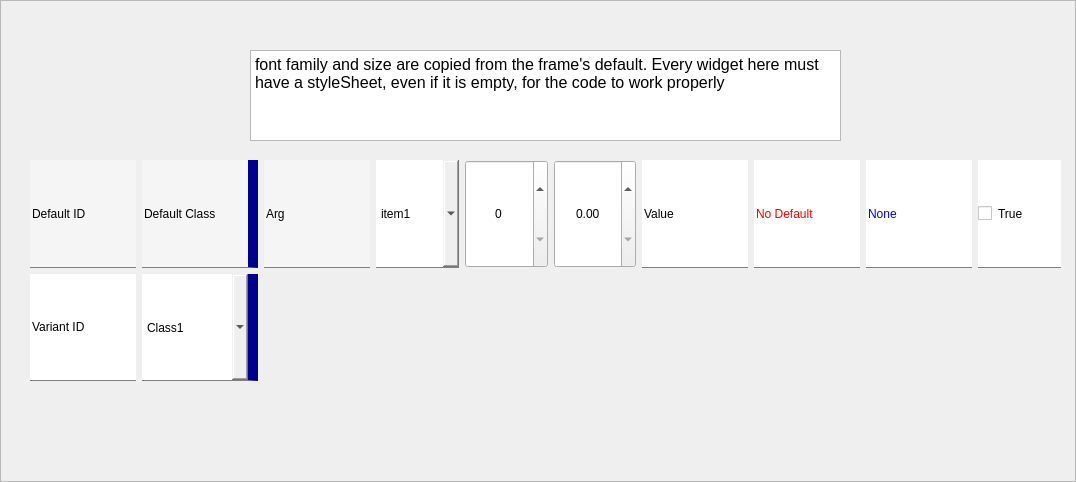
<?xml version="1.0" encoding="UTF-8"?>
<ui version="4.0">
 <class>Frame</class>
 <widget class="QFrame" name="Frame">
  <property name="geometry">
   <rect>
    <x>0</x>
    <y>0</y>
    <width>1076</width>
    <height>482</height>
   </rect>
  </property>
  <property name="windowTitle">
   <string>Frame</string>
  </property>
  <property name="frameShape">
   <enum>QFrame::StyledPanel</enum>
  </property>
  <property name="frameShadow">
   <enum>QFrame::Raised</enum>
  </property>
  <widget class="QWidget" name="gridLayoutWidget">
   <property name="geometry">
    <rect>
     <x>30</x>
     <y>160</y>
     <width>1031</width>
     <height>221</height>
    </rect>
   </property>
   <layout class="QGridLayout" name="gridLayout">
    <item row="1" column="1">
     <widget class="QComboBox" name="variant_class">
      <property name="sizePolicy">
       <sizepolicy hsizetype="Expanding" vsizetype="Expanding">
        <horstretch>0</horstretch>
        <verstretch>0</verstretch>
       </sizepolicy>
      </property>
      <property name="styleSheet">
       <string notr="true">QComboBox {
    border: none;
    border-right: 10px solid darkblue;
    border-bottom: 1px solid grey;
}</string>
      </property>
      <item>
       <property name="text">
        <string>Class1</string>
       </property>
      </item>
      <item>
       <property name="text">
        <string>Class2</string>
       </property>
      </item>
     </widget>
    </item>
    <item row="0" column="8">
     <widget class="QLineEdit" name="no_def">
      <property name="sizePolicy">
       <sizepolicy hsizetype="Expanding" vsizetype="Expanding">
        <horstretch>0</horstretch>
        <verstretch>0</verstretch>
       </sizepolicy>
      </property>
      <property name="styleSheet">
       <string notr="true">QLineEdit {
    color: #ff0000;
    border: none;
	border-bottom: 1px solid grey;
}</string>
      </property>
      <property name="text">
       <string>No Default</string>
      </property>
      <property name="clearButtonEnabled">
       <bool>false</bool>
      </property>
     </widget>
    </item>
    <item row="0" column="7">
     <widget class="QLineEdit" name="value">
      <property name="sizePolicy">
       <sizepolicy hsizetype="Expanding" vsizetype="Expanding">
        <horstretch>0</horstretch>
        <verstretch>0</verstretch>
       </sizepolicy>
      </property>
      <property name="styleSheet">
       <string notr="true">QLineEdit {
    border: none;
	border-bottom: 1px solid grey;
}</string>
      </property>
      <property name="text">
       <string>Value</string>
      </property>
      <property name="clearButtonEnabled">
       <bool>false</bool>
      </property>
     </widget>
    </item>
    <item row="0" column="1">
     <widget class="QLineEdit" name="default_class">
      <property name="sizePolicy">
       <sizepolicy hsizetype="Expanding" vsizetype="Expanding">
        <horstretch>0</horstretch>
        <verstretch>0</verstretch>
       </sizepolicy>
      </property>
      <property name="styleSheet">
       <string notr="true">QLineEdit {
    border: none;
    border-right: 10px solid darkblue;
	border-bottom: 1px solid grey;
	background-color: #f5f5f5;
}</string>
      </property>
      <property name="text">
       <string>Default Class</string>
      </property>
      <property name="frame">
       <bool>false</bool>
      </property>
     </widget>
    </item>
    <item row="0" column="3">
     <widget class="QComboBox" name="comboBox">
      <property name="sizePolicy">
       <sizepolicy hsizetype="Expanding" vsizetype="Expanding">
        <horstretch>0</horstretch>
        <verstretch>0</verstretch>
       </sizepolicy>
      </property>
      <property name="styleSheet">
       <string notr="true">QComboBox {
    border: none;
    border-bottom: 1px solid grey;
}</string>
      </property>
      <item>
       <property name="text">
        <string>item1</string>
       </property>
      </item>
      <item>
       <property name="text">
        <string>item2</string>
       </property>
      </item>
     </widget>
    </item>
    <item row="0" column="9">
     <widget class="QLineEdit" name="none">
      <property name="sizePolicy">
       <sizepolicy hsizetype="Expanding" vsizetype="Expanding">
        <horstretch>0</horstretch>
        <verstretch>0</verstretch>
       </sizepolicy>
      </property>
      <property name="styleSheet">
       <string notr="true">QLineEdit {
    border: none;
	border-bottom: 1px solid grey;
    color: rgb(0, 0, 255);
}</string>
      </property>
      <property name="text">
       <string>None</string>
      </property>
      <property name="clearButtonEnabled">
       <bool>false</bool>
      </property>
     </widget>
    </item>
    <item row="0" column="0">
     <widget class="QLineEdit" name="default_id">
      <property name="sizePolicy">
       <sizepolicy hsizetype="Expanding" vsizetype="Expanding">
        <horstretch>0</horstretch>
        <verstretch>0</verstretch>
       </sizepolicy>
      </property>
      <property name="styleSheet">
       <string notr="true">QLineEdit {
    border: none;
	border-bottom: 1px solid grey;
	background-color: #f5f5f5;
}
</string>
      </property>
      <property name="text">
       <string>Default ID</string>
      </property>
      <property name="clearButtonEnabled">
       <bool>false</bool>
      </property>
     </widget>
    </item>
    <item row="0" column="4">
     <widget class="QSpinBox" name="spinBox">
      <property name="sizePolicy">
       <sizepolicy hsizetype="Expanding" vsizetype="Expanding">
        <horstretch>0</horstretch>
        <verstretch>0</verstretch>
       </sizepolicy>
      </property>
      <property name="styleSheet">
       <string notr="true">QSpinBox{
}</string>
      </property>
      <property name="alignment">
       <set>Qt::AlignCenter</set>
      </property>
     </widget>
    </item>
    <item row="0" column="10">
     <widget class="QCheckBox" name="checkBox">
      <property name="sizePolicy">
       <sizepolicy hsizetype="Expanding" vsizetype="Expanding">
        <horstretch>0</horstretch>
        <verstretch>0</verstretch>
       </sizepolicy>
      </property>
      <property name="styleSheet">
       <string notr="true">QCheckBox{
	background: white;
	border-bottom: 1px solid grey;
}</string>
      </property>
      <property name="text">
       <string>True</string>
      </property>
     </widget>
    </item>
    <item row="0" column="2">
     <widget class="QLineEdit" name="arg">
      <property name="sizePolicy">
       <sizepolicy hsizetype="Expanding" vsizetype="Expanding">
        <horstretch>0</horstretch>
        <verstretch>0</verstretch>
       </sizepolicy>
      </property>
      <property name="styleSheet">
       <string notr="true">QLineEdit {
    background-color: #f5f5f5;
    border: none;
	border-bottom: 1px solid grey;
}</string>
      </property>
      <property name="text">
       <string>Arg</string>
      </property>
      <property name="clearButtonEnabled">
       <bool>false</bool>
      </property>
     </widget>
    </item>
    <item row="0" column="5">
     <widget class="QDoubleSpinBox" name="doubleSpinBox">
      <property name="sizePolicy">
       <sizepolicy hsizetype="Expanding" vsizetype="Expanding">
        <horstretch>0</horstretch>
        <verstretch>0</verstretch>
       </sizepolicy>
      </property>
      <property name="styleSheet">
       <string notr="true">QDoubleSpinBox{
}</string>
      </property>
      <property name="alignment">
       <set>Qt::AlignCenter</set>
      </property>
     </widget>
    </item>
    <item row="1" column="0">
     <widget class="QLineEdit" name="variant_id">
      <property name="sizePolicy">
       <sizepolicy hsizetype="Expanding" vsizetype="Expanding">
        <horstretch>0</horstretch>
        <verstretch>0</verstretch>
       </sizepolicy>
      </property>
      <property name="styleSheet">
       <string notr="true">QLineEdit {
    border: none;
	border-bottom: 1px solid grey;
}
</string>
      </property>
      <property name="text">
       <string>Variant ID</string>
      </property>
      <property name="clearButtonEnabled">
       <bool>false</bool>
      </property>
     </widget>
    </item>
   </layout>
  </widget>
  <widget class="QTextBrowser" name="textBrowser">
   <property name="geometry">
    <rect>
     <x>250</x>
     <y>50</y>
     <width>591</width>
     <height>91</height>
    </rect>
   </property>
   <property name="html">
    <string>&lt;!DOCTYPE HTML PUBLIC &quot;-//W3C//DTD HTML 4.0//EN&quot; &quot;http://www.w3.org/TR/REC-html40/strict.dtd&quot;&gt;
&lt;html&gt;&lt;head&gt;&lt;meta name=&quot;qrichtext&quot; content=&quot;1&quot; /&gt;&lt;style type=&quot;text/css&quot;&gt;
p, li { white-space: pre-wrap; }
&lt;/style&gt;&lt;/head&gt;&lt;body style=&quot; font-family:'MS Shell Dlg 2'; font-size:7.8pt; font-weight:400; font-style:normal;&quot;&gt;
&lt;p style=&quot; margin-top:0px; margin-bottom:0px; margin-left:0px; margin-right:0px; -qt-block-indent:0; text-indent:0px;&quot;&gt;&lt;span style=&quot; font-family:'MS Gothic'; font-size:12pt;&quot;&gt;font family and size are copied from the frame's default. Every widget here must have a styleSheet, even if it is empty, for the code to work properly&lt;/span&gt;&lt;/p&gt;&lt;/body&gt;&lt;/html&gt;</string>
   </property>
  </widget>
 </widget>
 <resources/>
 <connections/>
</ui>
